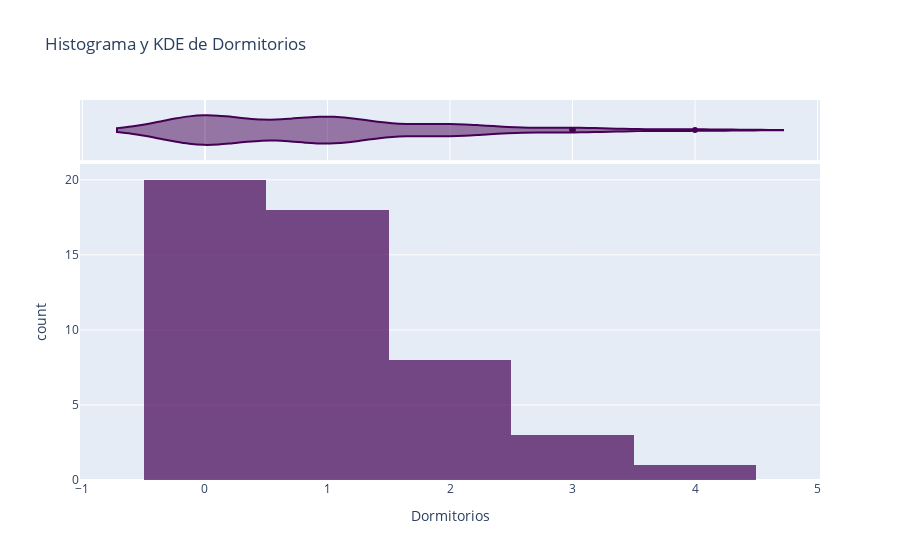
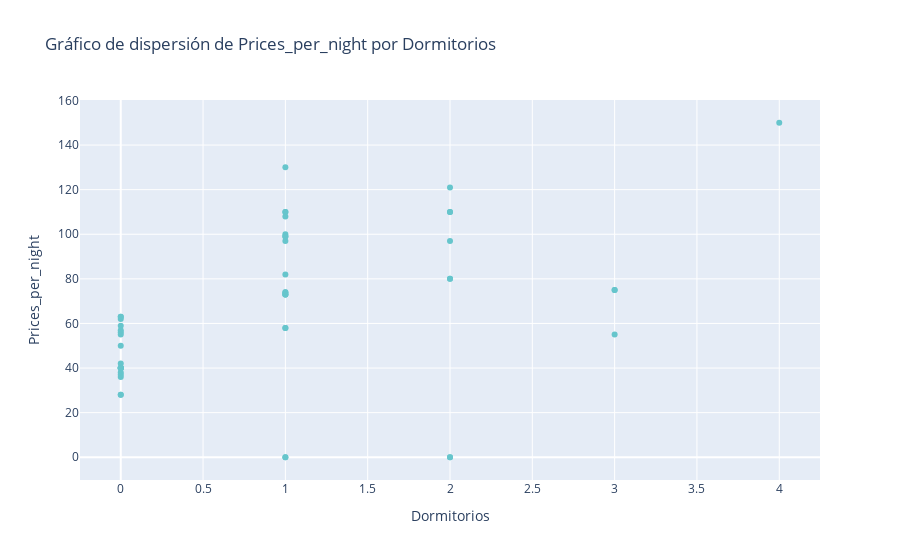
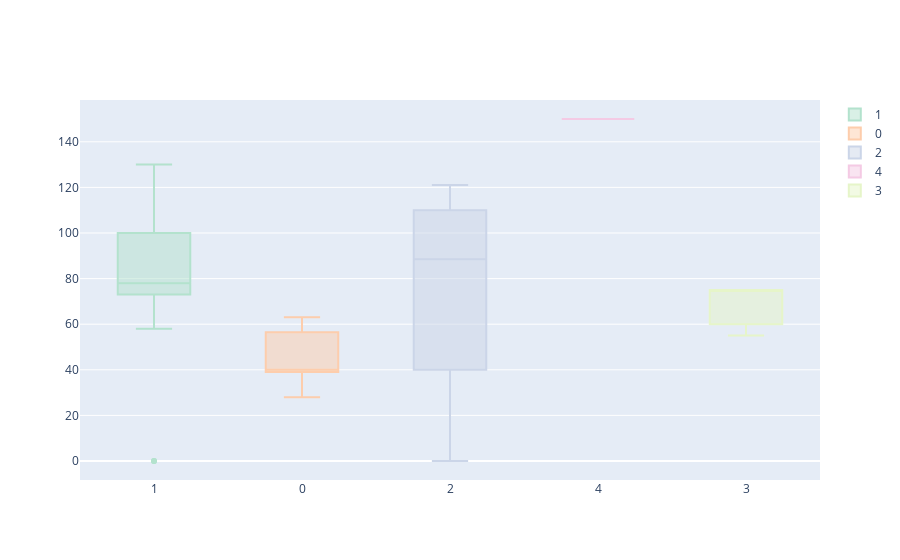

The notebook cell these images were saved under, in order:
### Markdown cell above
Aqui analizaremos Price_per_nigth vs. Dormitorios

### Code cell
columnas_a_analizar = ['Dormitorios']
eda_continuas(columnas_a_analizar, df_continuas)

### Figure 1 — Plotly figure (JSON) as saved in the notebook; plotly's stock layout.template omitted (floating-point values rounded to 4 significant figures)
{"data": [{"alignmentgroup": "True", "bingroup": "x", "hovertemplate": "Dormitorios=%{x}<br>count=%{y}<extra></extra>", "legendgroup": "", "marker": {"color": "#440154", "opacity": 0.7, "pattern": {"shape": ""}}, "name": "", "offsetgroup": "", "orientation": "v", "showlegend": false, "type": "histogram", "x": [1, 1, 0, 1, 2, 0, 0, 1, 0, 0, 1, 2, 4, 1, 3, 1, 0, 0, 0, 1, 0, 2, 1, 1, 2, 1, 1, 1, 0, 1, 1, 2, 0, 1, 0, 2, 0, 0, 0, 0, 3, 0, 3, 2, 1, 0, 0, 2, 0, 1], "xaxis": "x", "yaxis": "y"}, {"alignmentgroup": "True", "hovertemplate": "Dormitorios=%{x}<extra></extra>", "legendgroup": "", "marker": {"color": "#440154"}, "name": "", "offsetgroup": "", "scalegroup": "x", "showlegend": false, "type": "violin", "x": [1, 1, 0, 1, 2, 0, 0, 1, 0, 0, 1, 2, 4, 1, 3, 1, 0, 0, 0, 1, 0, 2, 1, 1, 2, 1, 1, 1, 0, 1, 1, 2, 0, 1, 0, 2, 0, 0, 0, 0, 3, 0, 3, 2, 1, 0, 0, 2, 0, 1], "xaxis": "x2", "yaxis": "y2"}], "layout": {"barmode": "relative", "legend": {"tracegroupgap": 0}, "showlegend": true, "title": {"text": "Histograma y KDE de Dormitorios"}, "xaxis": {"anchor": "y", "domain": [0, 1], "title": {"text": "Dormitorios"}}, "xaxis2": {"anchor": "y2", "domain": [0, 1], "matches": "x", "showgrid": true, "showticklabels": false}, "yaxis": {"anchor": "x", "domain": [0, 0.8316], "title": {"text": "count"}}, "yaxis2": {"anchor": "x2", "domain": [0.8416, 1], "matches": "y2", "showgrid": false, "showline": false, "showticklabels": false, "ticks": ""}}}

### Figure 2 — Plotly figure (JSON) as saved in the notebook; plotly's stock layout.template omitted (floating-point values rounded to 4 significant figures)
{"data": [{"hovertemplate": "Dormitorios=%{x}<br>Prices_per_night=%{y}<extra></extra>", "legendgroup": "", "marker": {"color": "rgb(102, 197, 204)", "symbol": "circle"}, "mode": "markers", "name": "", "orientation": "v", "showlegend": false, "type": "scatter", "x": [1, 1, 0, 1, 2, 0, 0, 1, 0, 0, 1, 2, 4, 1, 3, 1, 0, 0, 0, 1, 0, 2, 1, 1, 2, 1, 1, 1, 0, 1, 1, 2, 0, 1, 0, 2, 0, 0, 0, 0, 3, 0, 3, 2, 1, 0, 0, 2, 0, 1], "xaxis": "x", "y": [74, 73, 36, 58, 80, 40, 59, 130, 28, 37, 0, 110, 150, 110, 75, 99, 63, 50, 40, 0, 40, 80, 73, 108, 0, 97, 100, 99, 42, 82, 74, 97, 38, 110, 62, 0, 40, 40, 56, 63, 55, 55, 75, 110, 73, 28, 57, 121, 40, 58], "yaxis": "y"}], "layout": {"legend": {"tracegroupgap": 0}, "title": {"text": "Gráfico de dispersión de Prices_per_night por Dormitorios"}, "xaxis": {"anchor": "y", "domain": [0, 1], "title": {"text": "Dormitorios"}}, "yaxis": {"anchor": "x", "domain": [0, 1], "title": {"text": "Prices_per_night"}}}}

### Figure 3 — Plotly figure (JSON) as saved in the notebook; plotly's stock layout.template omitted (floating-point values rounded to 4 significant figures)
{"data": [{"boxpoints": "outliers", "marker": {"color": "rgb(179,226,205)"}, "name": "1", "type": "box", "y": [74, 73, 58, 130, 0, 110, 99, 0, 73, 108, 97, 100, 99, 82, 74, 110, 73, 58]}, {"boxpoints": "outliers", "marker": {"color": "rgb(253,205,172)"}, "name": "0", "type": "box", "y": [36, 40, 59, 28, 37, 63, 50, 40, 40, 42, 38, 62, 40, 40, 56, 63, 55, 28, 57, 40]}, {"boxpoints": "outliers", "marker": {"color": "rgb(203,213,232)"}, "name": "2", "type": "box", "y": [80, 110, 80, 0, 97, 0, 110, 121]}, {"boxpoints": "outliers", "marker": {"color": "rgb(244,202,228)"}, "name": "4", "type": "box", "y": [150]}, {"boxpoints": "outliers", "marker": {"color": "rgb(230,245,201)"}, "name": "3", "type": "box", "y": [75, 55, 75]}], "layout": {}}
